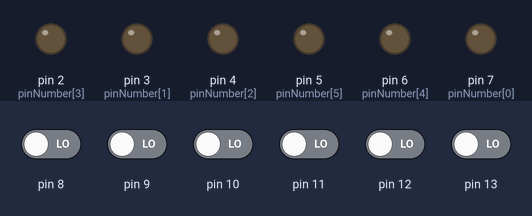
Bench run of a sketch on a simulated Arduino Uno, built with avr-gcc and run on an emulated ATmega328P. On the bench: output pins drawn as LEDs (lit = HIGH). The test bench sets the inputs (shaded band); at power-on: pin 8–13 LOW.

Above: at 1.2 s.
1.3 s: pin 8 driven HIGH
At 2.1 s:
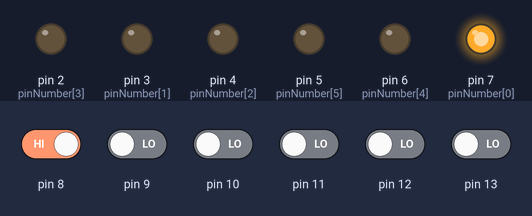
4.3 s: pin 9 driven HIGH
At 5.7 s:
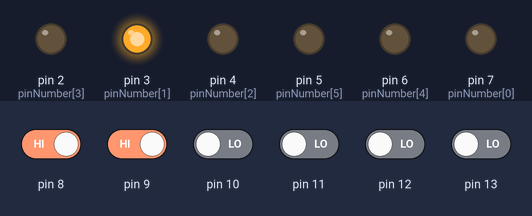
7.3 s: pin 10 driven HIGH
At 9.7 s:
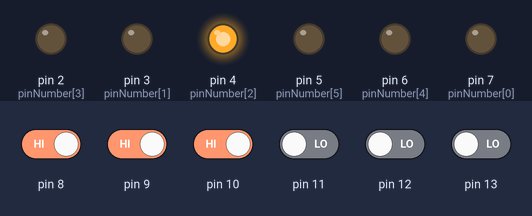
10.3 s: pin 10 driven LOW
At 11.9 s:
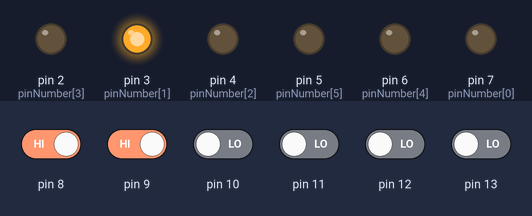
13.3 s: pin 11 driven HIGH
At 16.2 s:
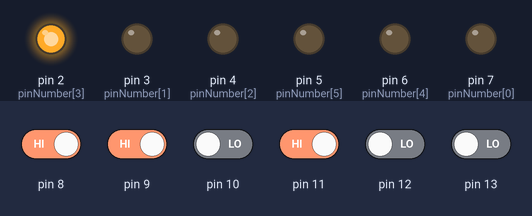
16.3 s: pin 12 driven HIGH
At 19.2 s:
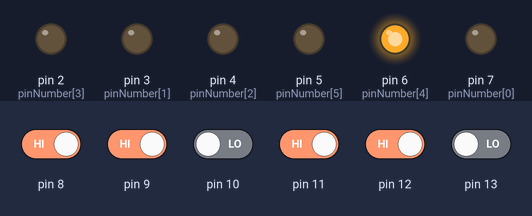
Timing chart, 0 to 20.3 s (numbered marks = the images above; inputs shaded):
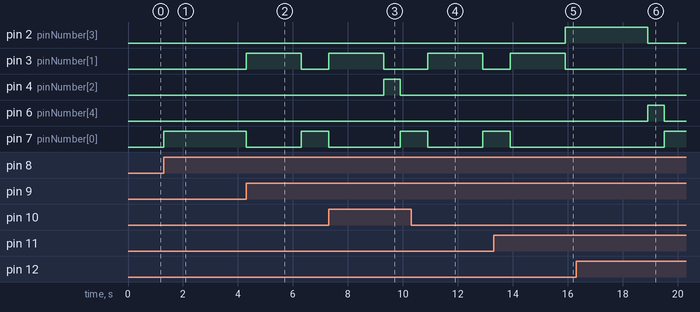

Measured:
- after the input at 1.3 s, pin 7 (pinNumber[0]): LOW → HIGH at once
- after the input at 4.3 s, pin 3 (pinNumber[1]): LOW → HIGH at once, → LOW 2.0 s later; pin 7 (pinNumber[0]): HIGH → LOW at once, → HIGH 2.0 s later
- after the input at 7.3 s, pin 4 (pinNumber[2]): LOW → HIGH after 2.0 s, → LOW 0.60 s later
- after the input at 10.3 s, pin 4 (pinNumber[2]): stays LOW (without the input it goes to HIGH after 2.6 s)
- after the input at 13.3 s, pin 2 (pinNumber[3]): LOW → HIGH after 2.6 s; pin 7 (pinNumber[0]): goes on until 13.9 s, then stays LOW
- after the input at 16.3 s, pin 3 (pinNumber[1]): stays LOW (without the input it goes to HIGH after 3.6 s); pin 6 (pinNumber[4]): LOW → HIGH after 2.6 s, → LOW 0.60 s later

The sketch:

sketch_nov27a.ino
```cpp
const int arraySize = 6;
int pinNumber [] = {7, 3, 4, 2, 6, 5};
int blinkTime [] = {1000, 2000, 600, 3000, 600, 1000};
int val;
void setup() {
  // put your setup code here, to run once:
  Serial.begin(9600);
  for (int i = 0; i < arraySize; i++) {
    pinMode(pinNumber[i], OUTPUT);
  }
  for (int i = 8; i < 14; i++) {
    pinMode(i, INPUT);
  }
}

void loop() {
  // put your main code here, to run repeatedly:
  for (int i=0; i < 6; i++) {
    val = digitalRead(i+8);
    if (val == HIGH) {
      blinkLED(i);
    }
  }
}
  void blinkLED(int pin) {
    digitalWrite(pinNumber[pin], HIGH);
    delay(blinkTime[pin]);
    digitalWrite(pinNumber[pin], LOW);
  }
```
